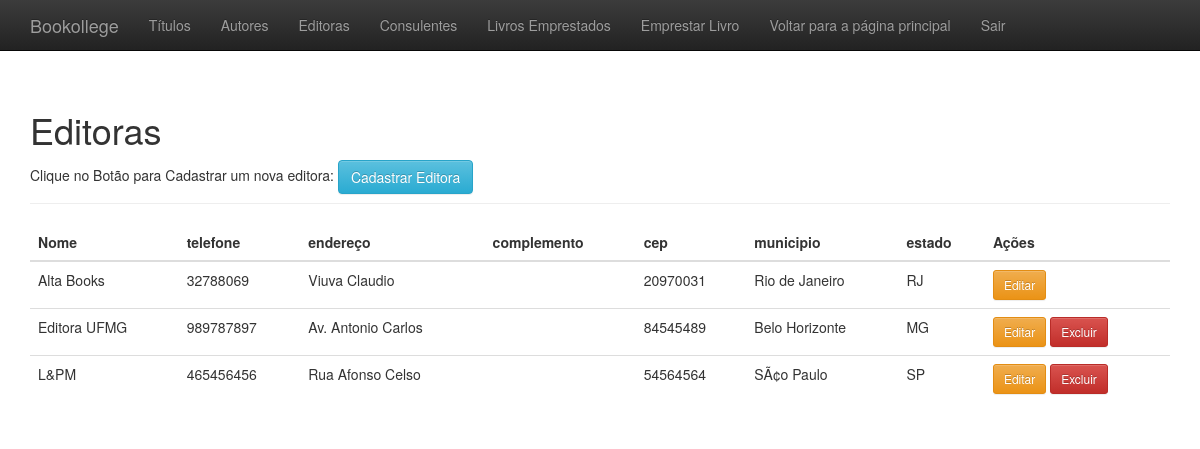
The page /editora.php (signed in) on the database its author committed.
### tables this page shows
CREATE TABLE IF NOT EXISTS `editoras` (
  `cod_editora` int(11) NOT NULL AUTO_INCREMENT,
  `nome_editora` varchar(200) NOT NULL,
  `telefone_editora` int(9) NOT NULL,
  `endereco_editora` varchar(200) NOT NULL,
  `complemento_editora` varchar(200),
  `cep_editora` int(8) NOT NULL,
  `municipio_editora` varchar(200) NOT NULL,
  `estado_editora` varchar(2) NOT NULL,
  PRIMARY KEY (`cod_editora`)
);

### editora.php (the view, shortened to what this page needs)
<?php
	include_once("conexao.php");
	$consulta = "SELECT * FROM editoras ";
	$con = $conn -> query ($consulta) or die ($conn);
?>
<!DOCTYPE html>
<html lang="pt-br">
  <head>
	<link href="css/bootstrap.min.css" rel="stylesheet">
    <link href="css/bootstrap-theme.min.css" rel="stylesheet">
    <link href="css/theme.css" rel="stylesheet">
  </head>
  <body role="document">
<nav class="navbar navbar-inverse navbar-fixed-top">
  <div class="container">
	<div class="navbar-header">
	  <a class="navbar-brand" href="area_bibliotecario.php">Bookollege</a>
	</div>
	<div id="navbar" class="navbar-collapse collapse">
	  <ul class="nav navbar-nav">
		<li><a href='titulo.php'> Títulos</a></li>
		<li><a href='autor.php'> Autores</a></li>
		<li><a href='editora.php'> Editoras</a></li>
		<li><a href='consulente.php'> Consulentes</a></li>
		<li><a href='livros_emprestados.php'> Livros Emprestados</a></li>
		<li><a href='emprestar_livro.php'> Emprestar Livro</a></li>
		<li><a href="home.php">Voltar para a página principal</a></li>
		<li><a href="sair.php">Sair</a></li>
	  </ul>
	</div>
  </div>
</nav>
    <div class="container theme-showcase" role="main">
      <div class="page-header">
        <h1>Editoras</h1>
		Clique no Botão para Cadastrar um nova editora: <a href="cadastrar_editora.php"> <button type="button" class="btn ttn-sm btn-info" >Cadastrar Editora</button></a>
		</div>
      <div class="row">
        <div class="col-md-12">
          <table class="table">
            <thead>
              <tr>
                <th>Nome</th>
                <th>telefone</th>
				<th>endereço</th>
				<th>complemento</th>
				<th>cep</th>
				<th>municipio</th>
				<th>estado</th>
				<th>Ações</th>
              </tr>
            </thead>
            <tbody>
				<?php
			    while($linhas = $con-> fetch_array()){
					echo "<tr>";
						echo "<td>".$linhas['nome_editora']."</td>";
						echo "<td>".$linhas['telefone_editora']."</td>";
						echo "<td>".$linhas['endereco_editora']."</td>";
						echo "<td>".$linhas['complemento_editora']."</td>";
						echo "<td>".$linhas['cep_editora']."</td>";
						echo "<td>".$linhas['municipio_editora']."</td>";
						echo "<td>".$linhas['estado_editora']."</td>";
						?>
						<td>
						<a href='btn_editar_editora.php?id=<?php echo $linhas['cod_editora']; ?>'><button type='button' class='btn btn-sm btn-warning'>Editar</button></a>
				<?php
						$cod_editora = $linhas['cod_editora'];
						$result_usuario = "SELECT * FROM titulos WHERE cod_editora = '$cod_editora' LIMIT 1";
						$resultado_usuario = mysqli_query($conn, $result_usuario);
						$resultado = mysqli_fetch_assoc($resultado_usuario);
						if(!isset($resultado)){
						?>	<a href='btn_excluir_editora.php?id=<?php echo $linhas['cod_editora']; ?>'><button type='button' class='btn btn-sm btn-danger'>Excluir</button></a>
						<?php
						}
					echo "</tr>";
				}
			?>
            </tbody>
          </table>
        </div>
		</div>
	</div>
  </body>
</html>

### css/theme.css (style rules this page uses)
body { padding-top: 70px; padding-bottom: 30px; }

### rows shown on the page
editoras: nome_editora "Alta Books", telefone_editora "32788069", endereco_editora "Viuva Claudio", cep_editora "20970031", municipio_editora "Rio de Janeiro", estado_editora "RJ"
editoras: nome_editora "Editora UFMG", telefone_editora "989787897", endereco_editora "Av. Antonio Carlos", cep_editora "84545489", municipio_editora "Belo Horizonte", estado_editora "MG"
editoras: nome_editora "L&PM", telefone_editora "465456456", endereco_editora "Rua Afonso Celso", cep_editora "54564564", municipio_editora "SÃ¢o Paulo", estado_editora "SP"
